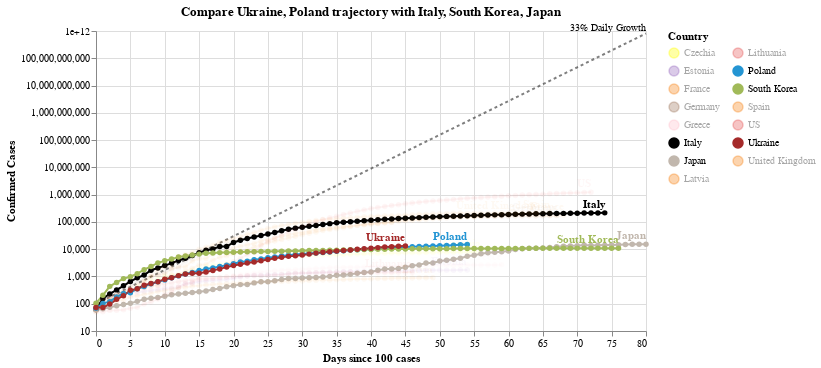

This figure's notebook cell:
### Code cell
#hide_input
chart2 = make_since_chart(['Ukraine', 'Poland'])
chart2

### Figure 1 — Vega-Lite specification as saved in the notebook (floating-point values rounded to 4 significant figures; data arrays with more than 128 entries replaced by an {"elided": "..."} marker saying what was removed)
{"config": {"view": {"continuousWidth": 400, "continuousHeight": 300}}, "layer": [{"mark": {"type": "line", "color": "black", "opacity": 0.5, "strokeDash": [3, 3]}, "encoding": {"x": {"type": "quantitative", "field": "Days since 100 cases"}, "y": {"type": "quantitative", "field": "Confirmed Cases"}}}, {"mark": {"type": "text", "align": "right", "dy": -6, "fontSize": 10, "text": "33% Daily Growth"}, "encoding": {"x": {"type": "quantitative", "field": "Days since 100 cases"}, "y": {"type": "quantitative", "field": "Confirmed Cases"}}, "transform": [{"filter": "(datum['Days since 100 cases'] >= 80)"}]}, {"data": {"name": "data-082783228bd59eb05e2a06ebd8421495"}, "mark": {"type": "line", "point": true}, "encoding": {"color": {"type": "nominal", "field": "Country", "legend": {"columns": 2}, "scale": {"domain": ["Czechia", "Estonia", "France", "Germany", "Greece", "Italy", "Japan", "Latvia", "Lithuania", "Poland", "South Korea", "Spain", "US", "Ukraine", "United Kingdom"], "range": ["yellow", "#9467bd", "#F58518", "#9D755D", "pink", "black", "#C1B7AD", "#F58518", "#E45756", "#2495D3", "#A1BA59", "#F58518", "#E45756", "brown", "#F58518"]}}, "opacity": {"condition": {"value": 1, "selection": "selector003"}, "value": 0.05}, "tooltip": [{"type": "nominal", "field": "Country"}, {"type": "temporal", "field": "Date"}, {"type": "quantitative", "field": "Confirmed Cases"}, {"type": "quantitative", "field": "Days since 100 cases"}], "x": {"type": "quantitative", "field": "Days since 100 cases"}, "y": {"type": "quantitative", "field": "Confirmed Cases", "scale": {"type": "log"}}}, "selection": {"selector003": {"type": "multi", "fields": ["Country"], "bind": "legend", "init": [{"Country": "Ukraine"}, {"Country": "Poland"}, {"Country": "Italy"}, {"Country": "South Korea"}, {"Country": "Japan"}]}}, "width": 550}, {"data": {"name": "data-082783228bd59eb05e2a06ebd8421495"}, "mark": {"type": "text", "align": "right", "dy": -8, "fontWeight": "bold"}, "encoding": {"color": {"type": "nominal", "field": "Country", "legend": {"columns": 2}, "scale": {"domain": ["Czechia", "Estonia", "France", "Germany", "Greece", "Italy", "Japan", "Latvia", "Lithuania", "Poland", "South Korea", "Spain", "US", "Ukraine", "United Kingdom"], "range": ["yellow", "#9467bd", "#F58518", "#9D755D", "pink", "black", "#C1B7AD", "#F58518", "#E45756", "#2495D3", "#A1BA59", "#F58518", "#E45756", "brown", "#F58518"]}}, "opacity": {"condition": {"value": 1, "selection": "selector003"}, "value": 0.05}, "text": {"type": "nominal", "field": "Country"}, "tooltip": [{"type": "nominal", "field": "Country"}, {"type": "temporal", "field": "Date"}, {"type": "quantitative", "field": "Confirmed Cases"}, {"type": "quantitative", "field": "Days since 100 cases"}], "x": {"type": "quantitative", "field": "Days since 100 cases"}, "y": {"type": "quantitative", "field": "Confirmed Cases", "scale": {"type": "log"}}}, "transform": [{"filter": "(datum['Date'] >= 1588723200000)"}], "width": 550}], "data": {"name": "data-b47ff54155ace32e749290a493da8730"}, "title": "Compare Ukraine, Poland trajectory with Italy, South Korea, Japan", "$schema": "https://vega.github.io/schema/vega-lite/v4.0.2.json", "datasets": {"data-b47ff54155ace32e749290a493da8730": [{"Days since 100 cases": 0, "Confirmed Cases": 100.0}, {"Days since 100 cases": 1, "Confirmed Cases": 133.0}, {"Days since 100 cases": 2, "Confirmed Cases": 176.9}, {"Days since 100 cases": 3, "Confirmed Cases": 235.3}, {"Days since 100 cases": 4, "Confirmed Cases": 312.9}, {"Days since 100 cases": 5, "Confirmed Cases": 416.2}, {"Days since 100 cases": 6, "Confirmed Cases": 553.5}, {"Days since 100 cases": 7, "Confirmed Cases": 736.1}, {"Days since 100 cases": 8, "Confirmed Cases": 979.1}, {"Days since 100 cases": 9, "Confirmed Cases": 1302.0}, {"Days since 100 cases": 10, "Confirmed Cases": 1732.0}, {"Days since 100 cases": 11, "Confirmed Cases": 2303.0}, {"Days since 100 cases": 12, "Confirmed Cases": 3064.0}, {"Days since 100 cases": 13, "Confirmed Cases": 4074.0}, {"Days since 100 cases": 14, "Confirmed Cases": 5419.0}, {"Days since 100 cases": 15, "Confirmed Cases": 7207.0}, {"Days since 100 cases": 16, "Confirmed Cases": 9586.0}, {"Days since 100 cases": 17, "Confirmed Cases": 12750.0}, {"Days since 100 cases": 18, "Confirmed Cases": 16960.0}, {"Days since 100 cases": 19, "Confirmed Cases": 22550.0}, {"Days since 100 cases": 20, "Confirmed Cases": 29990.0}, {"Days since 100 cases": 21, "Confirmed Cases": 39890.0}, {"Days since 100 cases": 22, "Confirmed Cases": 53060.0}, {"Days since 100 cases": 23, "Confirmed Cases": 70560.0}, {"Days since 100 cases": 24, "Confirmed Cases": 93850.0}, {"Days since 100 cases": 25, "Confirmed Cases": 124800.0}, {"Days since 100 cases": 26, "Confirmed Cases": 166000.0}, {"Days since 100 cases": 27, "Confirmed Cases": 220800.0}, {"Days since 100 cases": 28, "Confirmed Cases": 293700.0}, {"Days since 100 cases": 29, "Confirmed Cases": 390600.0}, {"Days since 100 cases": 30, "Confirmed Cases": 519500.0}, {"Days since 100 cases": 31, "Confirmed Cases": 690900.0}, {"Days since 100 cases": 32, "Confirmed Cases": 918900.0}, {"Days since 100 cases": 33, "Confirmed Cases": 1222000.0}, {"Days since 100 cases": 34, "Confirmed Cases": 1625000.0}, {"Days since 100 cases": 35, "Confirmed Cases": 2162000.0}, {"Days since 100 cases": 36, "Confirmed Cases": 2875000.0}, {"Days since 100 cases": 37, "Confirmed Cases": 3824000.0}, {"Days since 100 cases": 38, "Confirmed Cases": 5086000.0}, {"Days since 100 cases": 39, "Confirmed Cases": 6764000.0}, {"Days since 100 cases": 40, "Confirmed Cases": 8996000.0}, {"Days since 100 cases": 41, "Confirmed Cases": 11970000.0}, {"Days since 100 cases": 42, "Confirmed Cases": 15910000.0}, {"Days since 100 cases": 43, "Confirmed Cases": 21170000.0}, {"Days since 100 cases": 44, "Confirmed Cases": 28150000.0}, {"Days since 100 cases": 45, "Confirmed Cases": 37440000.0}, {"Days since 100 cases": 46, "Confirmed Cases": 49790000.0}, {"Days since 100 cases": 47, "Confirmed Cases": 66230000.0}, {"Days since 100 cases": 48, "Confirmed Cases": 88080000.0}, {"Days since 100 cases": 49, "Confirmed Cases": 117100000.0}, {"Days since 100 cases": 50, "Confirmed Cases": 155800000.0}, {"Days since 100 cases": 51, "Confirmed Cases": 207200000.0}, {"Days since 100 cases": 52, "Confirmed Cases": 275600000.0}, {"Days since 100 cases": 53, "Confirmed Cases": 366600000.0}, {"Days since 100 cases": 54, "Confirmed Cases": 487500000.0}, {"Days since 100 cases": 55, "Confirmed Cases": 648400000.0}, {"Days since 100 cases": 56, "Confirmed Cases": 862400000.0}, {"Days since 100 cases": 57, "Confirmed Cases": 1147000000.0}, {"Days since 100 cases": 58, "Confirmed Cases": 1525000000.0}, {"Days since 100 cases": 59, "Confirmed Cases": 2029000000.0}, {"Days since 100 cases": 60, "Confirmed Cases": 2698000000.0}, {"Days since 100 cases": 61, "Confirmed Cases": 3589000000.0}, {"Days since 100 cases": 62, "Confirmed Cases": 4773000000.0}, {"Days since 100 cases": 63, "Confirmed Cases": 6348000000.0}, {"Days since 100 cases": 64, "Confirmed Cases": 8443000000.0}, {"Days since 100 cases": 65, "Confirmed Cases": 11230000000.0}, {"Days since 100 cases": 66, "Confirmed Cases": 14940000000.0}, {"Days since 100 cases": 67, "Confirmed Cases": 19860000000.0}, {"Days since 100 cases": 68, "Confirmed Cases": 26420000000.0}, {"Days since 100 cases": 69, "Confirmed Cases": 35140000000.0}, {"Days since 100 cases": 70, "Confirmed Cases": 46730000000.0}, {"Days since 100 cases": 71, "Confirmed Cases": 62150000000.0}, {"Days since 100 cases": 72, "Confirmed Cases": 82660000000.0}, {"Days since 100 cases": 73, "Confirmed Cases": 109900000000.0}, {"Days since 100 cases": 74, "Confirmed Cases": 146200000000.0}, {"Days since 100 cases": 75, "Confirmed Cases": 194500000000.0}, {"Days since 100 cases": 76, "Confirmed Cases": 258700000000.0}, {"Days since 100 cases": 77, "Confirmed Cases": 344000000000.0}, {"Days since 100 cases": 78, "Confirmed Cases": 457500000000.0}, {"Days since 100 cases": 79, "Confirmed Cases": 608500000000.0}, {"Days since 100 cases": 80, "Confirmed Cases": 809300000000.0}], "data-082783228bd59eb05e2a06ebd8421495": {"elided": "945 records"}}}
